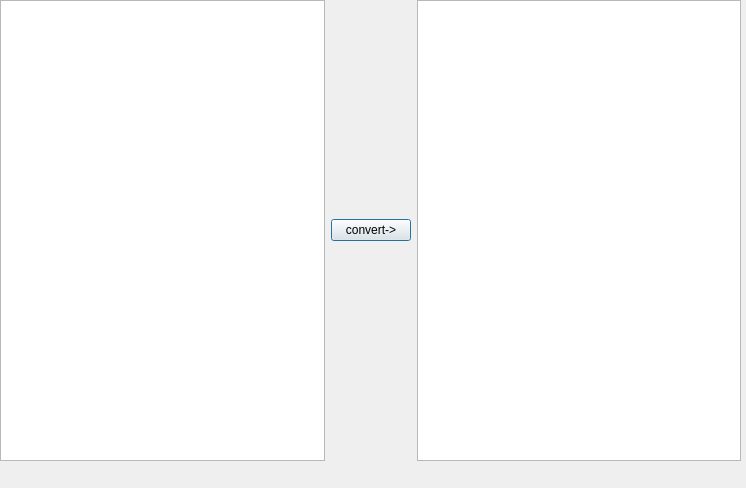
<?xml version="1.0" encoding="UTF-8"?>
<ui version="4.0">
 <class>Dialog</class>
 <widget class="QDialog" name="Dialog">
  <property name="geometry">
   <rect>
    <x>0</x>
    <y>0</y>
    <width>746</width>
    <height>488</height>
   </rect>
  </property>
  <property name="sizePolicy">
   <sizepolicy hsizetype="Maximum" vsizetype="Minimum">
    <horstretch>0</horstretch>
    <verstretch>0</verstretch>
   </sizepolicy>
  </property>
  <property name="windowTitle">
   <string>Dialog</string>
  </property>
  <widget class="QWidget" name="">
   <property name="geometry">
    <rect>
     <x>0</x>
     <y>0</y>
     <width>741</width>
     <height>461</height>
    </rect>
   </property>
   <layout class="QGridLayout" name="gridLayout">
    <item row="0" column="3">
     <widget class="QTextEdit" name="textEdit_2">
      <property name="verticalScrollBarPolicy">
       <enum>Qt::ScrollBarAsNeeded</enum>
      </property>
      <property name="horizontalScrollBarPolicy">
       <enum>Qt::ScrollBarAsNeeded</enum>
      </property>
      <property name="sizeAdjustPolicy">
       <enum>QAbstractScrollArea::AdjustToContentsOnFirstShow</enum>
      </property>
      <property name="lineWrapMode">
       <enum>QTextEdit::NoWrap</enum>
      </property>
     </widget>
    </item>
    <item row="0" column="1">
     <widget class="QTextEdit" name="textEdit">
      <property name="maximumSize">
       <size>
        <width>16777215</width>
        <height>16777215</height>
       </size>
      </property>
      <property name="cursor" stdset="0">
       <cursorShape>ArrowCursor</cursorShape>
      </property>
      <property name="mouseTracking">
       <bool>true</bool>
      </property>
      <property name="autoFillBackground">
       <bool>false</bool>
      </property>
      <property name="inputMethodHints">
       <set>Qt::ImhNone</set>
      </property>
      <property name="lineWidth">
       <number>1000</number>
      </property>
      <property name="verticalScrollBarPolicy">
       <enum>Qt::ScrollBarAsNeeded</enum>
      </property>
      <property name="horizontalScrollBarPolicy">
       <enum>Qt::ScrollBarAsNeeded</enum>
      </property>
      <property name="sizeAdjustPolicy">
       <enum>QAbstractScrollArea::AdjustToContentsOnFirstShow</enum>
      </property>
      <property name="lineWrapMode">
       <enum>QTextEdit::NoWrap</enum>
      </property>
      <property name="placeholderText">
       <string/>
      </property>
     </widget>
    </item>
    <item row="0" column="2">
     <widget class="QPushButton" name="pushButton">
      <property name="text">
       <string>convert-&gt;</string>
      </property>
     </widget>
    </item>
   </layout>
  </widget>
 </widget>
 <resources/>
 <connections/>
</ui>
